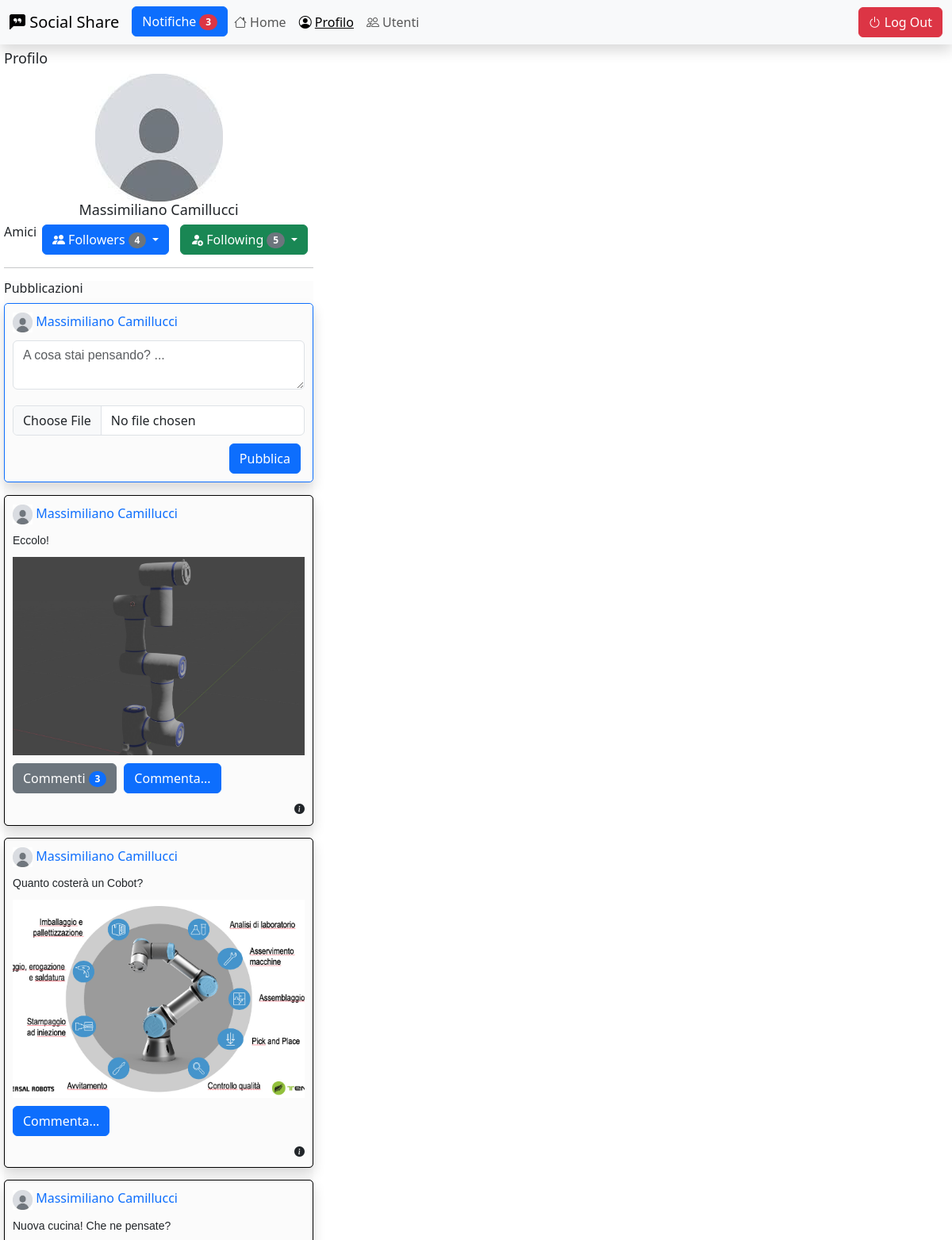
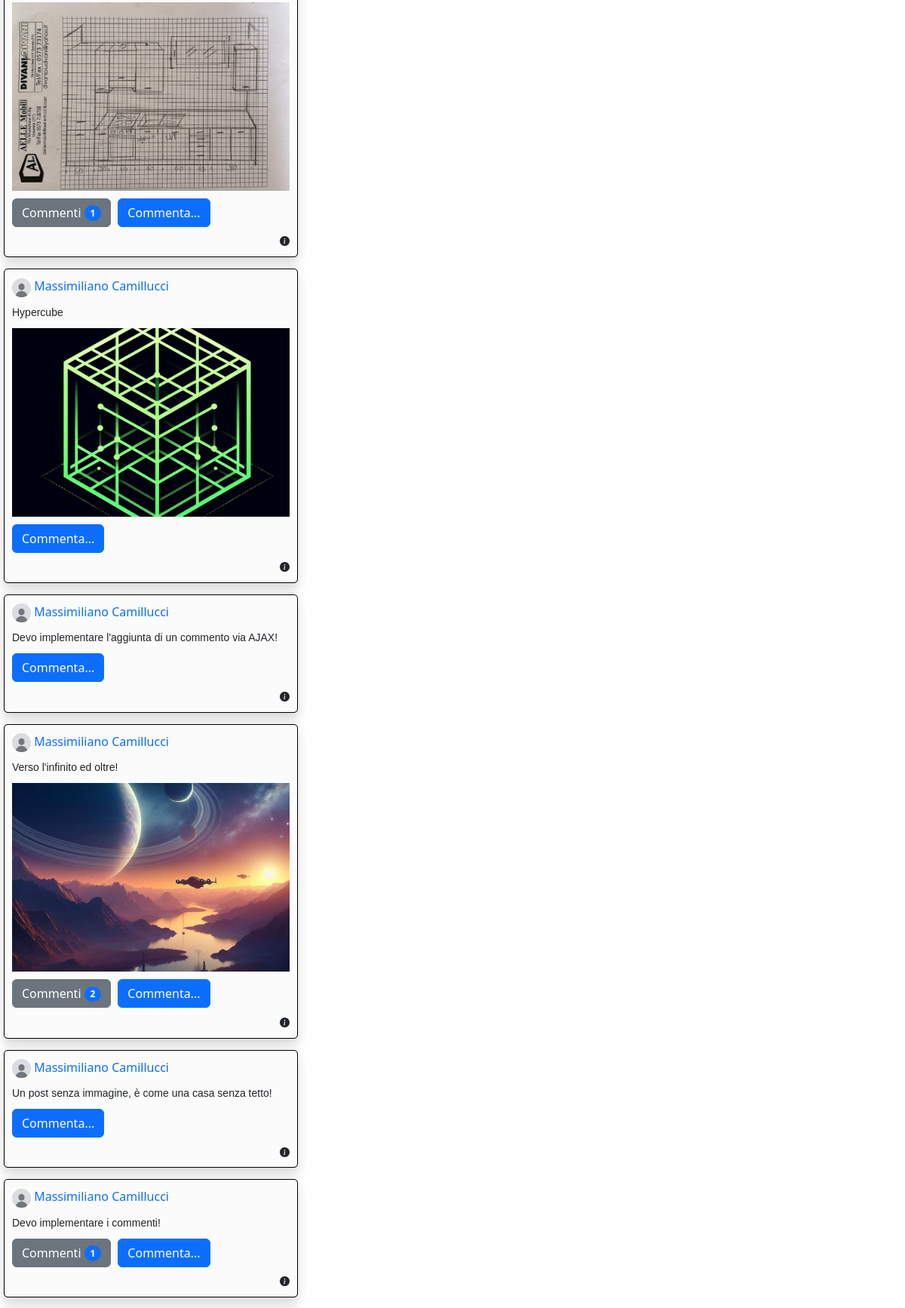
The page /index.php?page=userprofile&iduser=1 (signed in, upper part) on the database its author committed (2 pictures, top to bottom).
### tables this page shows
CREATE TABLE `users` (
  `idUSER` int(11) NOT NULL,
  `nome` varchar(200) DEFAULT NULL,
  `cognome` varchar(200) DEFAULT NULL,
  `email` varchar(500) NOT NULL,
  `password` char(255) NOT NULL,
  `nickname` varchar(45) NOT NULL,
  `imageUrl` varchar(2048) DEFAULT NULL,
  `enableAutofollow` bit(1) DEFAULT b'0',
  `enableReposts` bit(1) DEFAULT b'1',
  `enableComments` bit(1) DEFAULT b'1',
  `dataIscrizione` datetime DEFAULT NULL,
  `dataCancellazione` datetime DEFAULT NULL,
  `dataUltimoAccesso` datetime DEFAULT NULL
);

CREATE TABLE `posts` (
  `idPOST` int(11) NOT NULL,
  `dataInserimento` datetime NOT NULL DEFAULT current_timestamp(),
  `dataModifica` datetime DEFAULT NULL,
  `dataCancellazione` datetime DEFAULT NULL,
  `mediaUrl` varchar(2048) DEFAULT NULL,
  `text` varchar(2048) DEFAULT NULL,
  `isComment` bit(1) NOT NULL DEFAULT b'0',
  `fkParent` int(11) DEFAULT NULL,
  `fkUser` int(11) NOT NULL
);

### index.php (called while the page is built)
<?php
require_once 'bootstrap.php';
require 'notify.php';
require("utils/routing.php");
require 'template/base-layout.php';

### db/database-helper.php (called while the page is built, shortened)
<?php
class DatabaseHelper{
    private $db;
    public function __construct($servername, $username, $password, $dbname, $port){
        $this->db = new mysqli($servername, $username, $password, $dbname, $port);
    }
    public function getUserByUserId($id){
        $stmt = $this->db->prepare("SELECT * FROM users WHERE idUSER = ? ");
        $stmt->bind_param('i',$id);
        $stmt->execute();
        $result = $stmt->get_result();
        return $result->fetch_all(MYSQLI_ASSOC)[0];
    }
    public function getPostsByUserId($id){
        $query = "SELECT * FROM posts WHERE  isComment = 0 AND fkUser=? ORDER BY dataInserimento DESC";
        $stmt = $this->db->prepare($query);
        $stmt->bind_param('i',$id);
        $stmt->execute();
        $result = $stmt->get_result();
        return $result->fetch_all(MYSQLI_ASSOC);
    }
    public function getActiveFollowersByUserId($id){
        $query = "select u.* from users u
        left join followers f on  u.idUSER = f.fkFollower
        where f.fkFollowed  =  ? and f.isAccepted = 1 ";
        $stmt = $this->db->prepare($query);
        $stmt->bind_param('i',$id);
        $stmt->execute();
        $result = $stmt->get_result();
        return $result->fetch_all(MYSQLI_ASSOC);
    }
    public function getActiveFollowedByUserId($id){
        $query = "select u.* from users u
        left join followers f on  u.idUSER = f.fkFollowed
        where f.fkFollower  =  ?
        and f.isAccepted = 1 ";
        $stmt = $this->db->prepare($query);
        $stmt->bind_param('i',$id);
        $stmt->execute();
        $result = $stmt->get_result();
        return $result->fetch_all(MYSQLI_ASSOC);
    }
    public function getCommentsByPostId($id){
        $query = "SELECT *
        FROM posts
        WHERE isComment = 1 AND fkParent = ?
        order by dataInserimento";
        $stmt = $this->db->prepare($query);
        $stmt->bind_param('i',$id);
        $stmt->execute();
        $result = $stmt->get_result();
        return $result->fetch_all(MYSQLI_ASSOC);
    }
    public function getNotificationsByUserId($id){
        $query = "SELECT * FROM notifications
        WHERE fkUser=? AND dataArchiviazione is null
        ORDER BY dataInserimento desc";
        $stmt = $this->db->prepare($query);
        $stmt->bind_param('i',$id);
        $stmt->execute();
        $result = $stmt->get_result();
        return $result->fetch_all(MYSQLI_ASSOC);
    }
}

### bootstrap.php (called while the page is built, shortened)
<?php
require_once("db/database-helper.php");
require_once("utils/functions.php");
$dbh = new DatabaseHelper(DB_HOST, DB_USER, DB_PASSWORD, DB_NAME, DB_PORT);

### notify.php (called while the page is built, shortened)
<?php
require_once 'bootstrap.php';
if(isUserLoggedIn()){
    $template_data["notifications"] = $dbh->getNotificationsByUserId($_SESSION['user']['idUSER']);
}

### user-profile.php (called while the page is built)
<?php
require_once 'bootstrap.php';
    if(isset($_GET["iduser"])) {
        $idUser= $_GET["iduser"];
        $selectedUser = $dbh->getUserByUserId($idUser);
        $template_data["userProfile"] = $selectedUser;
        $template_data["posts"] = $dbh->getPostsByUserId($idUser);
        $template_data["following"] = $dbh->getActiveFollowedByUserId($selectedUser["idUSER"] );
        $template_data["followers"] = $dbh->getActiveFollowersByUserId($selectedUser["idUSER"] );
        $template_data["titolo"] = "Profilo ".$selectedUser["nome"].' '.$selectedUser["cognome"];
        $template_data["nome"] = "user-profile-page.php";
    }

### utils/routing.php (called while the page is built, shortened)
<?php
if(isUserLoggedIn()){
    if(isset($_GET["page"])){
        switch($_GET["page"]){
            case 'userprofile':
                require('user-profile.php');
                break;
        }
    } else{
        require('home.php');
    }
}

### template/posts-archive.php (the view, shortened to what this page needs)
<ul class="collection posts">
<?php if(count($template_data["posts"])>0) : ?>
    <?php foreach($template_data["posts"] as $post) : ?>
        <?php $postOwner = $dbh->getUserByUserId($post["fkUser"]);?>
        <?php $postComments = $dbh->getCommentsByPostId($post["idPOST"]);?>
                <li class="post post-single-item shadow" id="post<?php echo $post["idPOST"]; ?>">
                    <ul class="collection posts detail">
                        <?php if($postOwner["imageUrl"]!="") $userImg = UPLOAD_DIR.$postOwner["imageUrl"]; else  $userImg=DEFAULT_IMG_PROFILE ?>
                        <li class="post-element header">
                        <a href="index.php?page=userprofile&iduser=<?php echo $postOwner["idUSER"]; ?>"><span><img class="user profile" src="<?php echo $userImg; ?>" alt=""></span>
                        <span class="user name"><?php echo $postOwner["nome"]." ".$postOwner["cognome"]; ?></span></a>
                        </li>
                        <li class="post-element text"><?php echo $post["text"]; ?></li>
                        <?php if($post["mediaUrl"]!="") : ?>
                            <li class="post-element media">
                                <div class="post-element image-background" style="background-image: url('<?php echo UPLOAD_DIR.$post["mediaUrl"]; ?>')" ></div>
                            </li>
                        <?php endif; ?>
                        <li class="post-element function buttons">
                            <button id="show-comments-<?php echo $post["idPOST"]; ?>" name=<?php echo $post["idPOST"]; ?> class="btn btn-secondary show-comment button toggle <?php if(count($postComments)==0){ echo " hidden";} ?>">Commenti <span class="badge rounded-pill text-bg-primary"><?php if(count($postComments)>0){ echo count($postComments);} ?></span></button>
                            <button id="add-comments-<?php echo $post["idPOST"]; ?>" name=<?php echo $post["idPOST"]; ?> class="btn btn-primary add-comment button">Commenta...</button></li>
                        <li class="post-element timestamp"><em class="bi bi-info-circle-fill" data-bs-toggle="tooltip" data-bs-title="post del: <?php echo $post["dataInserimento"]; ?>"></em></li>
                    </ul>
                                        <?php if($_SESSION["user"]["imageUrl"]!="") $userImg = UPLOAD_DIR.$_SESSION["user"]["imageUrl"]; else  $userImg=DEFAULT_IMG_PROFILE ?>
                </li>
    <?php endforeach; ?>
<?php endif; ?>
</ul>

### template/user-profile-page.php
<section class="user-profile">
    <h2>Profilo</h2>
    <section class="identity">
            <?php if($template_data["userProfile"]["imageUrl"]!="") $userImg = UPLOAD_DIR.$template_data["userProfile"]["imageUrl"]; else  $userImg=DEFAULT_IMG_PROFILE ?>
            <div class="user image main-profile d-flex justify-content-center"><img class="user main-profile" src="<?php echo $userImg; ?>" alt=""></div>
            <h2 class="user name d-flex justify-content-center"><?php echo $template_data["userProfile"]["nome"]." ".$template_data["userProfile"]["cognome"]; ?></h2>
    </section>
    <?php
        require("template/followers.php");
    ?>
    <hr>
    <section class="posts collection">
        <h3>Pubblicazioni</h3>
        <?php
            if($_SESSION["user"]["idUSER"]==$template_data["userProfile"]["idUSER"])
            {
            require("template/post-form.php");
            }
        ?>
        <?php
            require("template/posts-archive.php");
        ?>
    </section>
</section>

### css/main.css (style rules this page uses)
.shadow { box-shadow: 0px 2px 5px #cccccc; }
section { margin-top: 2px; }
section.posts.collection { background-color: #fcfcfc; }
div.post-element.image-background { display: block; height: 250px; background-repeat: no-repeat; width: 100%; background-size: cover; background-position: center; }
img.user.profile { max-width: 25px; height: auto; }
ul.collection.posts { list-style: none; list-style-position: outside; padding: 0px; }
ul.collection.posts.detail { padding: 5px; background-color: #f4f4f4; border-radius: 5px; }
li.post.post-single-item { border: solid 1px black; border-radius: 5px; background-color: #b2b2b2; margin-bottom: 15px; }
li.post.post-single-item button { max-width: 150px; }
li.post-element { padding: 5px; }
ul.collection.posts.detail { padding: 5px; background-color: #fbfbfb; border-radius: 5px; }
button.button { margin-right: 5px; }
li.timestamp { font-size: small; text-align: end; }
li.header { font-size: medium; }
li.header a, li.user.list.item a { text-decoration: none; }
li.text { font-family: sans-serif; font-size: 14px; }
.identity .user.name { text-align: center; }
h3 { font-size: medium; }
h2 { font-size: large; }

### rows shown on the page
users: nome "Massimiliano", cognome "Camillucci"
posts: fkUser.nome "Massimiliano", fkUser.cognome "Camillucci", text "Eccolo!", mediaUrl (picture), count($postComments) "3"
posts: fkUser.nome "Massimiliano", fkUser.cognome "Camillucci", text "Quanto costerà un Cobot?", mediaUrl (picture)
posts: fkUser.nome "Massimiliano", fkUser.cognome "Camillucci", text "Nuova cucina! Che ne pensate?", mediaUrl (picture), count($postComments) "1"
posts: fkUser.nome "Massimiliano", fkUser.cognome "Camillucci", text "Hypercube", mediaUrl (picture)
posts: fkUser.nome "Massimiliano", fkUser.cognome "Camillucci", text "Devo implementare l'aggiunta di un commento via AJAX!"
posts: fkUser.nome "Massimiliano", fkUser.cognome "Camillucci", text "Verso l'infinito ed oltre!", mediaUrl (picture), count($postComments) "2"
posts: fkUser.nome "Massimiliano", fkUser.cognome "Camillucci", text "Un post senza immagine, è come una casa senza tetto!"
posts: fkUser.nome "Massimiliano", fkUser.cognome "Camillucci", text "Devo implementare i commenti!", count($postComments) "1"

### other values the page prints
count($template_data["notifications"]) "3"
count($template_data["followers"]) "4"
count($template_data["following"]) "5"
$_SESSION["user"]["nome"] "Massimiliano"
$_SESSION["user"]["cognome"] "Camillucci"
